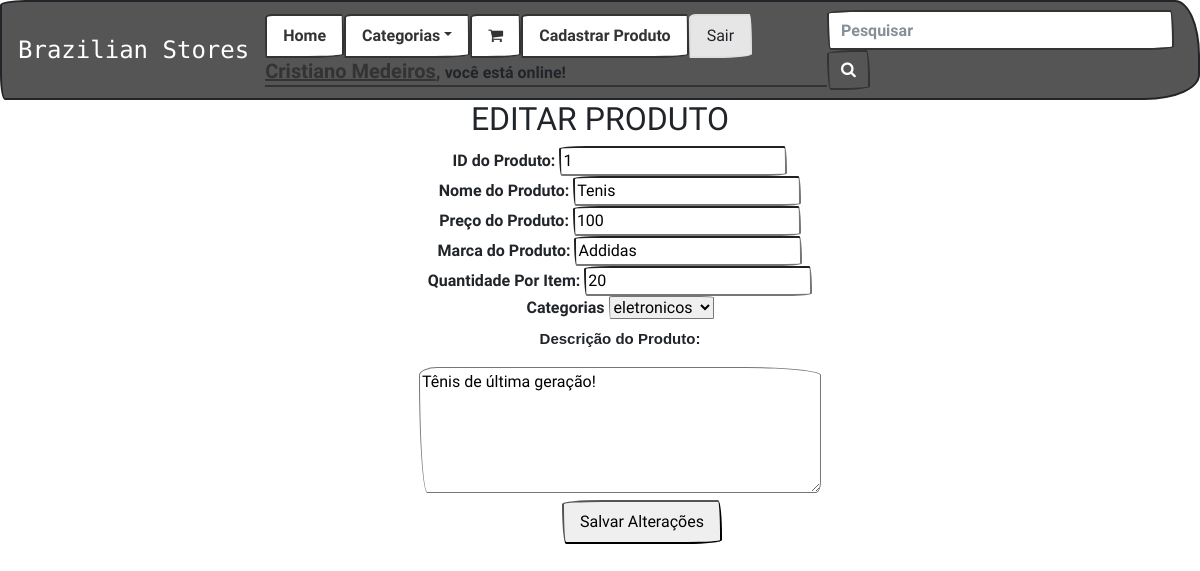
Screenshot of /editprod.php?id=1 (signed in) with the database file from the repository.
### tables this page shows
CREATE TABLE `produto` (
  `idprod` int(11) NOT NULL,
  `nomeprod` varchar(20) NOT NULL,
  `preco` int(5) NOT NULL,
  `categoria` varchar(12) NOT NULL,
  `marca` varchar(10) NOT NULL,
  `quantidade` int(3) NOT NULL,
  `img` varchar(15) NOT NULL,
  `descricao` text NOT NULL
);

### editprod.php (the view, shortened to what this page needs)
<?php
	if(isset($_SESSION['adm']) or isset($_COOKIE['adm'])){
			$adm = "sim";
	}
	if(isset($_SESSION['email'])){
		$nome = $_SESSION['nome'];
	}else{
		$email = $_COOKIE['email'];
		$nome = $_COOKIE['nome'];
	}
?>
<!doctype html>
<html lang="pt-br">
  <head>
    <link rel="stylesheet" href="css/projeto.css" />
    <link rel="stylesheet" href="https://maxcdn.bootstrapcdn.com/bootstrap/4.0.0/css/bootstrap.min.css">
    <link href="https://maxcdn.bootstrapcdn.com/bootswatch/4.0.0-beta.3/sketchy/bootstrap.min.css" rel="stylesheet">
    <link href="https://maxcdn.bootstrapcdn.com/font-awesome/4.7.0/css/font-awesome.min.css" rel="stylesheet">
  </head>
  <body>
    <nav class="navbar navbar-expand-lg navbar-dark bg-dark">
  <a class="navbar-brand" href="index.php" style="font-family: 'Monoton', cursive; font-size: 150%;">Brazilian Stores</a>
<ul class="nav nav-tabs mr-auto">
  <li class="nav-item">
    <a class="nav-link active" href="index.php">Home</a>
  </li>
  <li class="nav-item dropdown">
    <a class="nav-link dropdown-toggle active" data-toggle="dropdown" href="#" role="button" aria-haspopup="true" aria-expanded="false">Categorias</a>
      <li class="nav-item">
        <a class="nav-link active" href="carrinho.php"><i class="fa fa-shopping-cart "></i></a>
      </li>
  </li>
  		<?php
			if($adm == 'sim'){
			echo "
			<li>
				<div>
					<a class='nav-link active' href='cadprod.php'>Cadastrar Produto</a>
				</div>
			</li>
				 ";
		}
		?>
  <li class="nav-item">
    <div>
    <a class="nav-link active btn btn-light" href="sair.php">Sair</a>
    </div>
  </li>
  <li class="nav-item">
  	<div>
  		<?php echo "<a class='nomeusu' href='perfil.php' title='Perfil $nome'>$nome,</a> você está online!" ?>
  	</div>
  </li>
</ul>
    <form class="form-inline my-2 my-lg-0" method="post" action="pesquisa.php">
          <input class="form-control mr-sm-2" type="text" placeholder="Pesquisar" size="30" name="p" required="">
          <button class="btn btn-primary my-2 my-sm-0 bg-dark " type="submit"><i class="fa fa-search"></i></button>
        </form>
</nav>
		<?php
			$idprod = $_GET['id'];
			$query = "select * from produto where idprod = '$idprod' limit 1";
			include "bd.php";
			$consulta = mysqli_query($con, $query);
			$pesq = mysqli_fetch_array($consulta);
			$nomeprod = $pesq['nomeprod'];
			$preco = $pesq['preco'];
			$categoria = $pesq['categoria'];
			$marca = $pesq['marca'];
			$quantidade = $pesq['quantidade'];
			$descricao = $pesq['descricao'];
		?>
<div>
	<form method="post" action="respeditprod.php">
		<h2 class="text-center">EDITAR PRODUTO</h2>
		<ul id="listprod">
			<li>
				<div>
				ID do Produto: <input type="text" name="idprod" required="" <?php echo " value='$idprod' >" ?>
				</div>
			</li>
			<li>
				<div>
				Nome do Produto: <input type="text" name="nomeprod" required="" <?php echo " value='$nomeprod' >" ?>
				</div>
			</li>
			<li>
				<div>
				Preço do Produto: <input type="number" name="preco" required="" <?php echo " value='$preco' >" ?>
				</div>
			</li>
			<li>
				<div>
				Marca do Produto: <input type="text" name="marca" required="" <?php echo " value='$marca' >" ?>
				</div>
			</li>
			<li>
				<div>
				Quantidade Por Item: <input type="number" name="quantidade" required="" <?php echo " value='$quantidade' >" ?>
				</div>
			</li>
			<li>
				<div>
					<label for="categoria">Categorias</label>
				<select name="categoria" id="categoria">
					 <option <?php echo " value='$categoria' >$categoria" ?></option>
				</select>
				</div>
			</li>
			<li>
				<p>Descrição do Produto:</p>
				<div>
				<textarea type="text" name="descricao" id="descricao" class="editar" rows="5" cols="42" maxlenght="1200" <?php echo " >$descricao" ?></textarea>
				</div>
			</li>
			<li>
				<input class="nav-link active text-center" onclick="categoria()" id="cadfoto" type="submit" value="Salvar Alterações">
			</li>
		</ul>
	</form>
</div>
  </body>
</html>

### css/projeto.css (style rules this page uses)
html { overflow-x:hidden; }
p { font-size: 15px; font-family: sans-serif; }
.nomeusu { font-size: 125%; }
#listprod { list-style-type: none; text-align: center; }
#cadfoto { margin-left: 45%; }

### rows the page displays
produto: nomeprod "Tenis", preco "100", marca "Addidas", quantidade "20", categoria "eletronicos", descricao "Tênis de última geração!"

### other values shown
$nome "Cristiano Medeiros"
